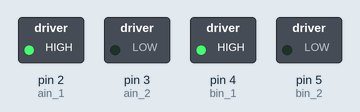
A sketch run on a simulated Arduino Uno, built with avr-gcc and run on an emulated ATmega328P. Shown: switched loads named in the sketch (green lamp = pin HIGH).

Above: at 0.1 s.
Timing chart, 0 to 1.6 s (numbered marks = the images above):
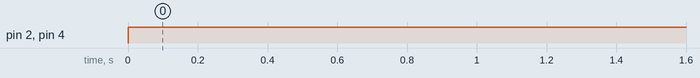

The sketch:

BasicMotor.ino
```cpp
const int ain_1 = 2 ;
const int ain_2 = 3 ;
const int bin_1 = 4 ;
const int bin_2 = 5 ;

void setup()
{
pinMode(ain_1,OUTPUT) ;
pinMode(ain_2,OUTPUT) ;
pinMode(bin_1,OUTPUT) ;
pinMode(bin_2,OUTPUT) ;
}

void loop()
{
digitalWrite(ain_1,HIGH) ;
digitalWrite(ain_2,LOW) ;
digitalWrite(bin_1,HIGH) ;
digitalWrite(bin_2,LOW) ;
}
```

Measured:
- by itself, pin 2 (ain_1), pin 4 (bin_1): LOW → HIGH at 0.00 s
